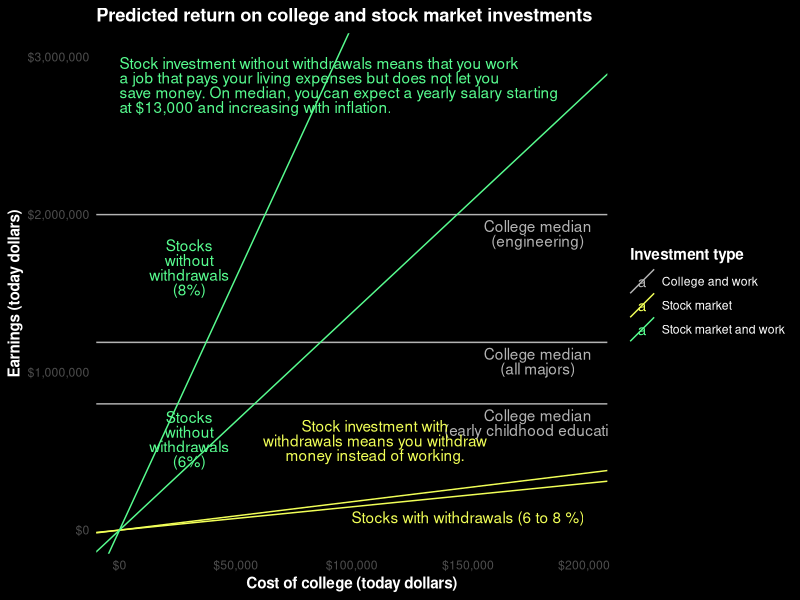
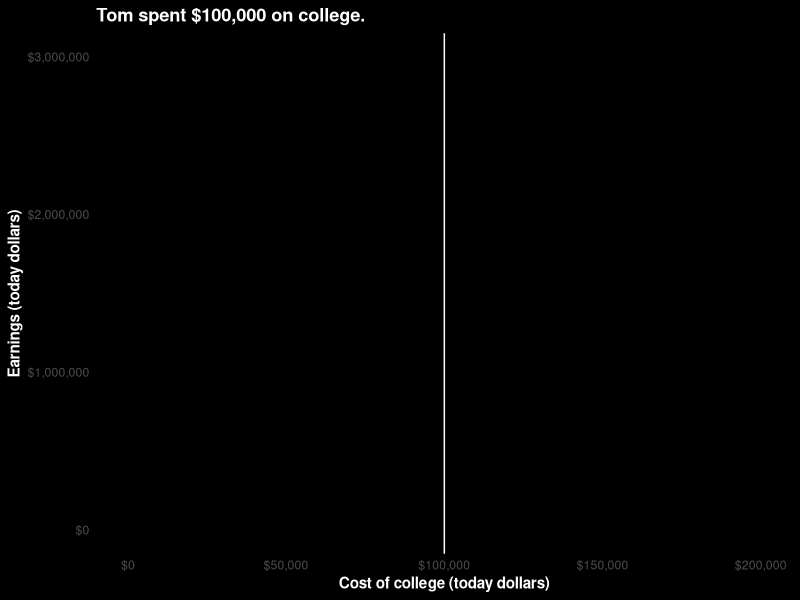
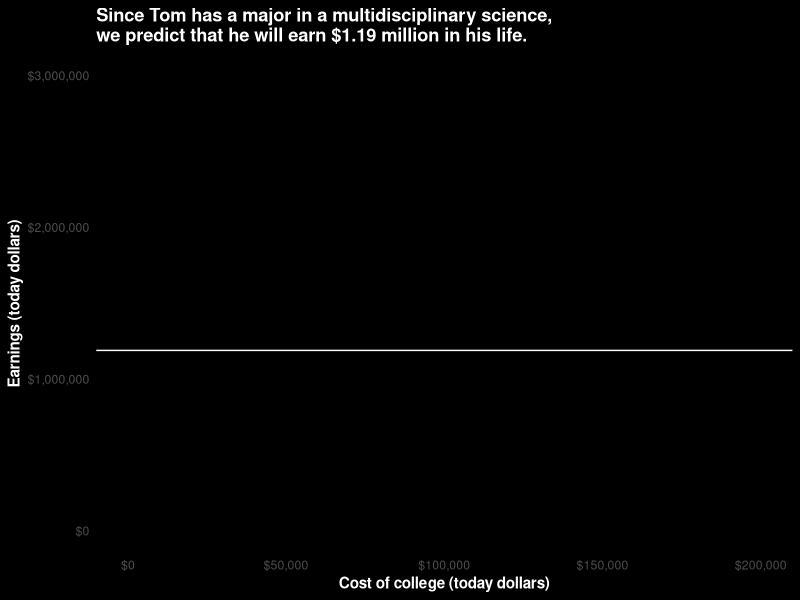
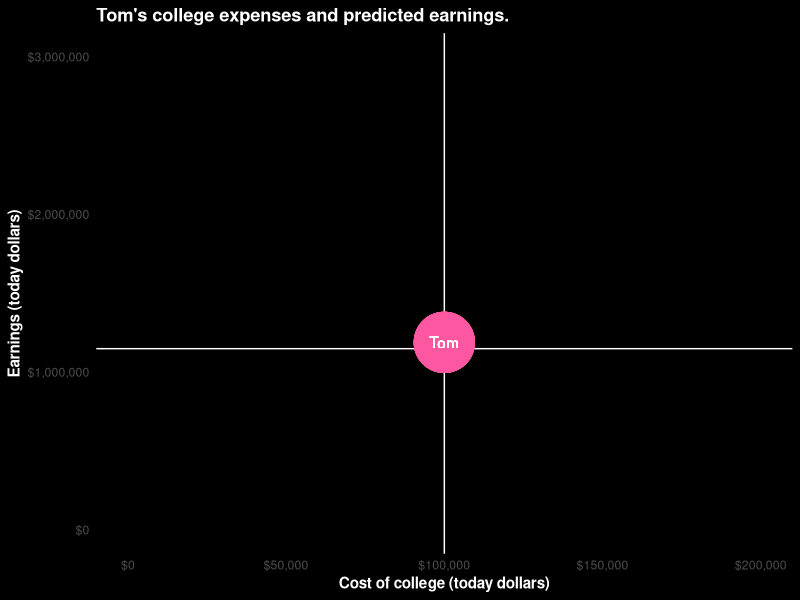
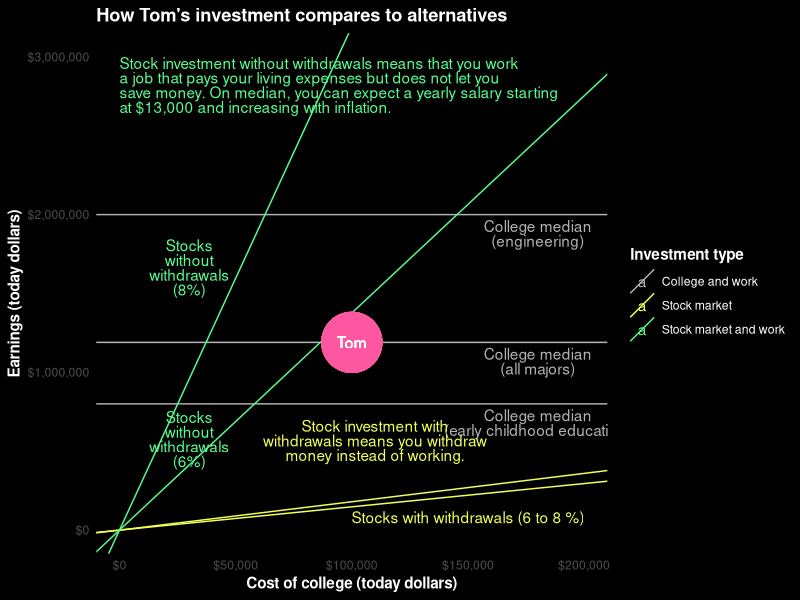

The R source for these figures, in order:
library(ggplot2)
library(reshape2)
library(scales)

years.invested <- 65 - 20 # People supposedly retire at 65.
prop.withdrawn <- 0.1 # Withdraw 10% of the initial investment every year, ignoring inflation
stock.market.return <- c(1.06, 1.08)
inflation <- 1.025 # 3% inflation
median.no.college <- 5.8e5

colors <- c(tom = '#fe57a1',
            college = 'grey70',
            work = '#57FD8F',
            retire = '#F1FF57')

earnings.slope <- function(stock.market.return, prop.withdrawn) {
  f <- function(state, year) {
    available <- state$money * stock.market.return
    withdrawal <- prop.withdrawn * inflation ^ year
    if (withdrawal > available) {
      withdrawal <- available
    }
    new.state <- list(money = available - withdrawal)
    new.state$withdrawals = state$withdrawals + withdrawal
    new.state
  }
  begin.state <- list(money = 1, withdrawals = 0)
  end.state <- Reduce(f, 1:years.invested, init = begin.state)
  end.state$money + end.state$withdrawals
}

lifetime.earnings <- c(
  engineering = 2e6,
  all.majors = 1.19e6,
  early.childhood.education = 8e5
)

college <- data.frame(
  investment = 'College and work',
  label.x = 1.8e5,
  earnings.intercept = unname(lifetime.earnings),
  earnings.slope = 0,
  label.y = unname(lifetime.earnings),
  full.investment = paste0('College median\n(',
                           gsub('\\.', ' ', names(lifetime.earnings)), ')')
)

retire <- data.frame(
  investment = 'Stock market',
  label.x = 1.5e5,
  earnings.intercept = 0,
  earnings.slope = sapply(stock.market.return, function(rate)
                          earnings.slope(rate, prop.withdrawn))
)
retire$label.y <- 0.5 * retire$label.x * retire$earnings.slope
retire$full.investment <- c('', 'Stocks with withdrawals (6 to 8 %)')

work <- data.frame(
  investment = 'Stock market and work',
  label.x = 3e4,
  earnings.intercept = 0,
  earnings.slope = sapply(stock.market.return, function(rate)
                          earnings.slope(rate, 0))
)
work$label.y <- 2 * work$label.x * work$earnings.slope
work$full.investment <- paste0(
  'Stocks\nwithout\nwithdrawals\n(', round(100 * (stock.market.return - 1)), '%)')

both <- rbind(college, retire, work)

p.base <- ggplot(both) +
  scale_color_manual(values = unname(c(colors['college'], colors['retire'], colors['work'])),
                     name = 'Investment type') +
  theme_minimal() +
  theme(title = element_text(face = 'bold'),
        plot.background = element_rect(fill = 'black'),
        text = element_text(color = 'white'),
        line = element_line(color = 'white'),
        panel.grid.minor = element_blank(),
        panel.grid.major = element_blank()) +
  scale_x_continuous('Cost of college (today dollars)',
                     limits = c(0, 2e5), labels = dollar) +
  scale_y_continuous('Earnings (today dollars)',
                     limits = c(0, 3e6), labels = dollar)

stock.retire.label <- 'Stock investment with
withdrawals means you withdraw
money instead of working.'

no.college.salary <- round(median.no.college / years.invested / 1000)
stock.work.label <- paste0(
'Stock investment without withdrawals means that you work
a job that pays your living expenses but does not let you
save money. On median, you can expect a yearly salary starting
at $', no.college.salary, ',000 and increasing with inflation.')

p.predictions <- p.base +
  geom_abline(aes(slope = earnings.slope,
                  color = investment,
                  intercept = earnings.intercept,
                  group = full.investment)) +
  geom_text(aes(x = label.x,
                y = label.y,
                color = investment,
                vjust = 1.2,
                lineheight = .8,
                label = full.investment)) +
  annotate('text', x = 1.1e5, y = 7e5, label = stock.retire.label,
           color = unname(colors['retire']), vjust = 1, lineheight = .8) +
  annotate('text', x = 0, y = 3e6, label = stock.work.label,
           lineheight = .8,
           color = unname(colors['work']), hjust = 0, vjust = 1) +
  ggtitle('Predicted return on college and stock market investments')

p.tom.expenses <- p.base + geom_vline(xintercept = 1e5, color = 'white') +
  ggtitle("Tom spent $100,000 on college.")

p.tom.predictions <- p.base + geom_hline(yintercept = 1.19e6, color = 'white') +
  ggtitle('Since Tom has a major in a multidisciplinary science,\nwe predict that he will earn $1.19 million in his life.')

p.tom.both <- p.base +
                geom_vline(xintercept = 1e5, color = 'white') +
                geom_hline(yintercept = 1.15e6, color = 'white') +
                aes(x = 1e5, y = 1.19e6) +
                geom_point(color = colors['tom'], size = 20) +
                geom_text(color = 'white', label = 'Tom') +
                ggtitle("Tom's college expenses and predicted earnings.")

p.tom.comparison <- p.predictions +
  aes(x = 1e5, y = 1.19e6) +
  geom_point(color = colors['tom'], size = 20) +
  geom_text(color = 'white', label = 'Tom') +
  ggtitle("How Tom's investment compares to alternatives")

ppplot <- function(plot, filename) ggsave(filename = filename,
                                          plot = plot,
                                          width = 12, height = 7,
                                         units = 'in', dpi = 200)
ppplot(p.predictions, 'general-predictions.png')
ppplot(p.tom.expenses, 'tom-expenses.png')
ppplot(p.tom.predictions, 'tom-predictions.png')
ppplot(p.tom.both, 'tom-both.png')
ppplot(p.tom.comparison, 'tom-comparison.png')
